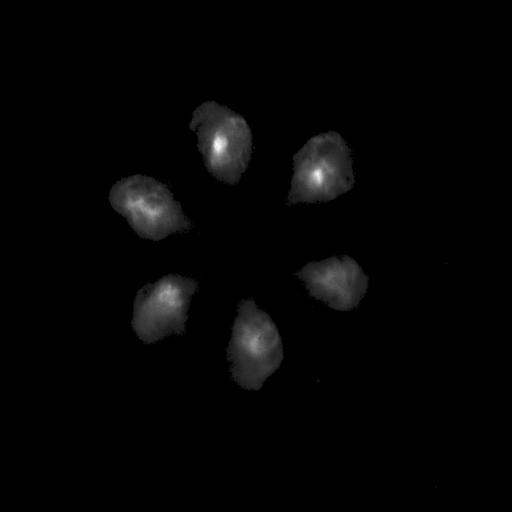
#> input picture result/extrapolation/octane-fixed/label_image_11.png, 512 x 512 px; its folder holds only this picture in this run
$ python test_accuracy.py
#> lines starting #> are read from the running program, lines starting #| are printed output that depends on the picture; after the words box and inside, x2 and y2 are one past the last pixel; in counts of white or black regions, pixels touching at a corner belong together
import cv2
import os
import numpy as np

MASK = 0.1

# Write the plume-to-tip distance in "d.txt" file
def calculate_parameters(input_path):
#> called with input_path = './result/extrapolation/octane-fixed/'
    with open(os.path.join(input_path, "d.txt"), "w") as file:
        for filename in os.listdir(input_path):
            if filename.endswith('.png') or filename.endswith('.jpg'):

                # Thresholding to distinguish spray from background
                image = cv2.imread(os.path.join(input_path, filename), cv2.IMREAD_GRAYSCALE)
#> image is the input picture: shape (512, 512); min 0, max 251, mean 4.4
                if image is None:
                    print(f"Error loading image: {os.path.join(input_path, filename)}")
                    continue

                max_intensity = image.max()
#> max_intensity = 251
                threshold_value = int(max_intensity * MASK)
#> threshold_value = 25
                _, binary_mask = cv2.threshold(image, threshold_value, 255, cv2.THRESH_BINARY)
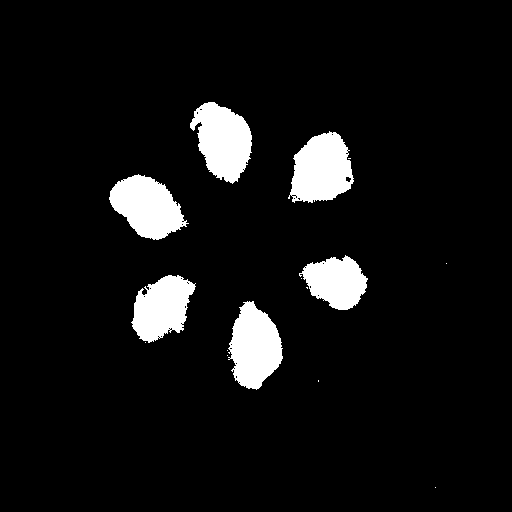
#> binary_mask: shape (512, 512); 7.1% white; 15 white regions (9 under 20 px), largest, box (x1, y1, x2, y2) and area: (288, 131, 354, 203) 3355, (190, 102, 252, 184) 3348, (228, 301, 283, 390) 3296, (109, 174, 189, 240) 3256, (131, 275, 196, 343) 2883, (299, 255, 368, 310) 2450

                # Preserve intensity information
                thresholded_image = cv2.bitwise_and(image, binary_mask)

                # Calculate plume-to-tip distance (d)
                height, width = image.shape
#> height = 512; width = 512
                y_coords, x_coords = np.mgrid[0:height, 0:width]
                injector_tip_position = (235, 243)  # Tip coordinate
                distances_to_tip = np.sqrt((x_coords - injector_tip_position[0])**2 + (y_coords - injector_tip_position[1])**2)
                d = np.sum(thresholded_image * distances_to_tip) / np.sum(thresholded_image)
#> d = 103.5

                file.write(f"{filename} Plume-to-tip distance (d): {d}\n")

# Function to read lines from a text file
def read_lines_from_file(file_path):
    with open(file_path, 'r') as file:
        lines = file.readlines()
    return lines

# Define a custom sorting function to sort lines based on the number in the PNG filename
def sort_key(line):
    # Extract the number from the PNG filename
    filename = line.split()[0]  # Get the first part of the line (the filename)
    number = int(filename.split('_')[-1].split('.')[0])  # Extract the number from the filename
    return number

image_path = './result/extrapolation/octane-fixed/'
# image_path = './result/interpolation/octane-fixed/ACB-test'
calculate_parameters(image_path)

txt_path = os.path.join(image_path, 'd.txt')
lines = read_lines_from_file(txt_path)

# Sort the lines using the custom sorting function
sorted_lines = sorted(lines, key=sort_key)

# Rewrite the sorted lines back to d.txt file
with open(txt_path, 'w') as file:
    file.writelines(sorted_lines)

output_values = []
label_values = []

# Open the file and read line by line
with open(txt_path, 'r') as file:
    for line in file:
        parts = line.split()
        d_value = float(parts[-1])
        file_name = parts[0]
        # Append the value to the appropriate list based on the file name
        if 'output' in file_name:
            output_values.append(d_value)
        elif 'label' in file_name:
            label_values.append(d_value)

# Calculate the relative error for each pair of values
relative_errors = np.abs(np.array(output_values) - np.array(label_values)) / np.abs(np.array(label_values))
mean_relative_error = np.mean(relative_errors)

print("Mean Accuracy:", 100 - mean_relative_error * 100, "%")

$ run again, on result/extrapolation/octane-fixed/label_image_39.png
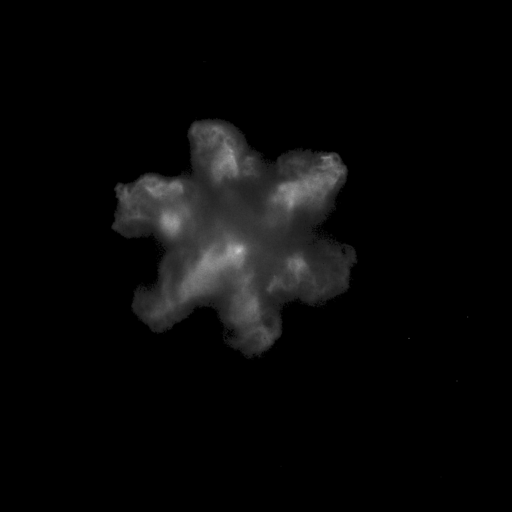
#> input picture result/extrapolation/octane-fixed/label_image_39.png, 512 x 512 px
#> in calculate_parameters, image is the input picture: shape (512, 512); min 0, max 201, mean 8.3
#> max_intensity = 201
#> threshold_value = 20
#> in calculate_parameters, `_, binary_mask = cv2.threshold(image, threshold_value, 255, cv2.THRESH..`:
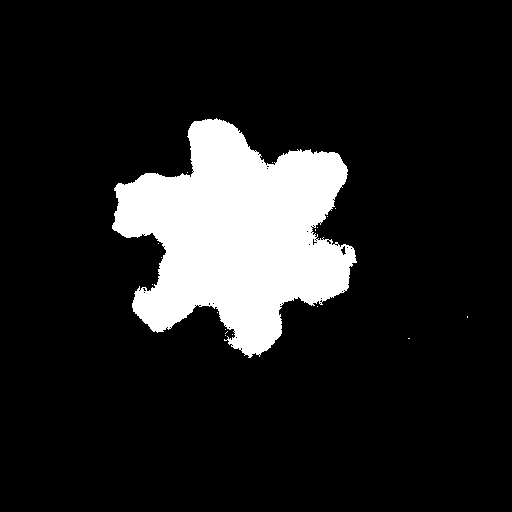
#> binary_mask: shape (512, 512); 13.2% white; 18 white regions (17 under 20 px), largest, box (x1, y1, x2, y2) and area: (112, 118, 357, 358) 34541
#> d = 70.52
